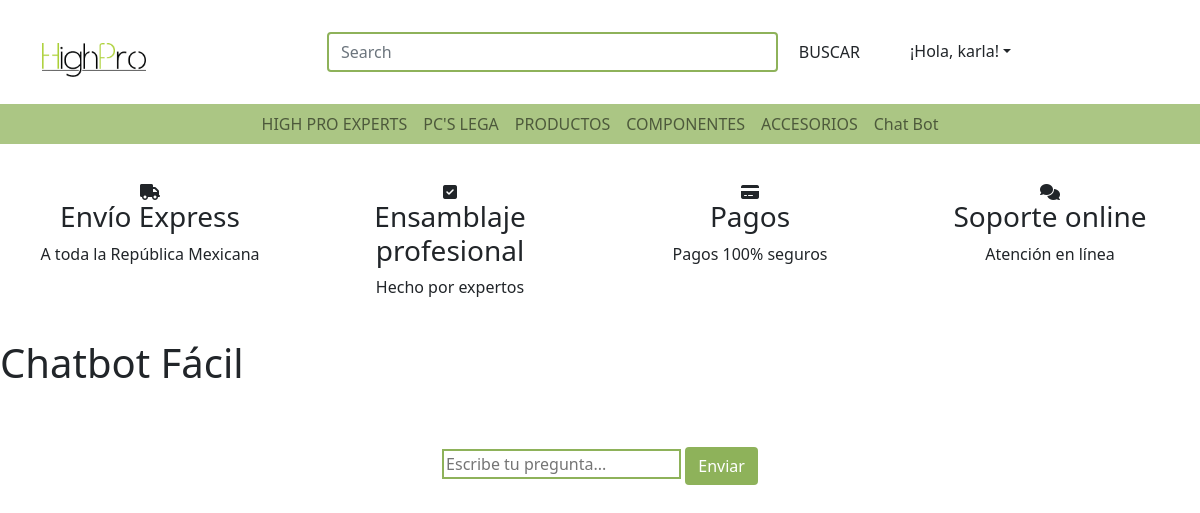
The page /chatgpt.php (signed in) on the database as committed earlier.
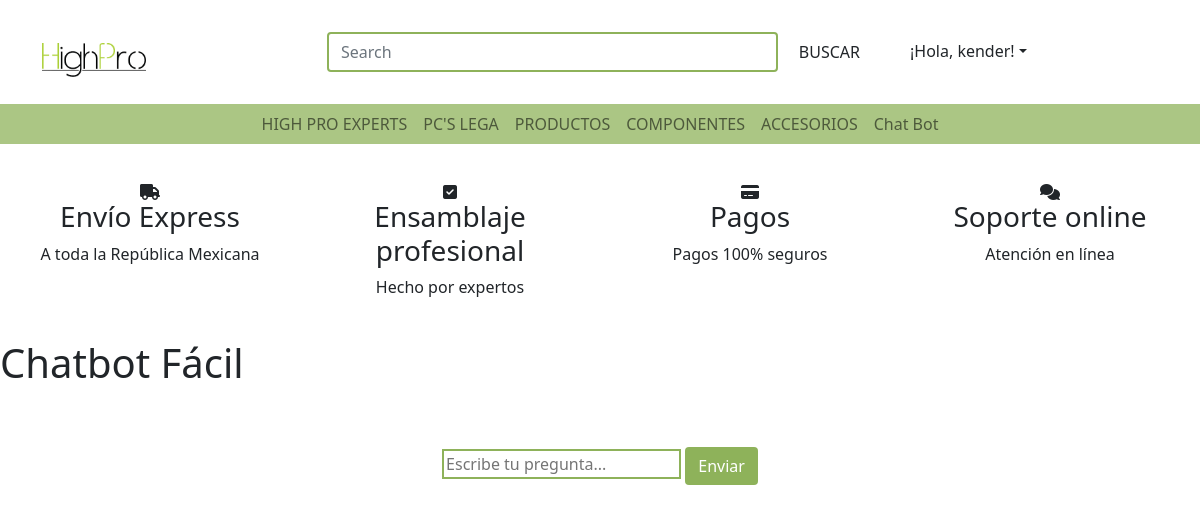
The same page on the database as committed later.
### tables this page shows
CREATE TABLE `users` (
  `id_user` int(11) NOT NULL,
  `firstname` varchar(80) NOT NULL,
  `lastname` varchar(80) NOT NULL,
  `email` varchar(120) NOT NULL,
  `user_password` varchar(32) NOT NULL,
  `birthdate` date NOT NULL,
  `genre` bit(1) NOT NULL,
  `activo` tinyint(1) NOT NULL
);

### chatgpt.php (the view, shortened to what the changed rows need)
<?php
include "conexion.php";
if (isset($_SESSION['id_user'])) {
    $id_user = $_SESSION['id_user'];
    $query = "SELECT firstname FROM users WHERE id_user = '$id_user'";
    $user_result = $conexion->query($query);
    if ($user_result) {
        $user_data = $user_result->fetch_assoc();
        $nombre_usuario = $user_data['firstname'];
    } else {
        echo "Error en la consulta de usuario: " . $conexion->error;
    }
}
?>
<!DOCTYPE html>
<html lang="en">
<head>
    <link rel="stylesheet" href="css/index.css">
    <link rel="stylesheet" href="bootstrap-5.0.2-dist/css/bootstrap.min.css">
    <link rel="stylesheet" href="https://cdnjs.cloudflare.com/ajax/libs/font-awesome/6.2.0/css/all.min.css">
</head>
<body>
    <div class="container my-2 justify-content-center">
        <div class="row">
            <div class="col-md-3">
    <?php
    if (isset($_SESSION['id_user'])) {
        echo "<div class='dropdown'>";
        echo "<a class='btn dropdown-toggle' href='#' role='button' id='dropdownMenuLink' data-bs-toggle='dropdown' aria-haspopup='true' aria-expanded='false'>¡Hola, $nombre_usuario!</a>";
        echo "</div>";
    } else {
        echo "<a href='register.php'><button class='btn' type='button'>CREA TU CUENTA</button></a>";
        echo "<a href='login.php'><button class='btn' type='button'>INGRESA</button></a>";
    }
    ?>
</div>
        </div>
    </div>
    <h1>Chatbot  Fácil</h1>
    <br>
    <br>
</body>
</html>

Rows that differ between the two databases and show on the page:
changed users: firstname "karla" → "kender"
